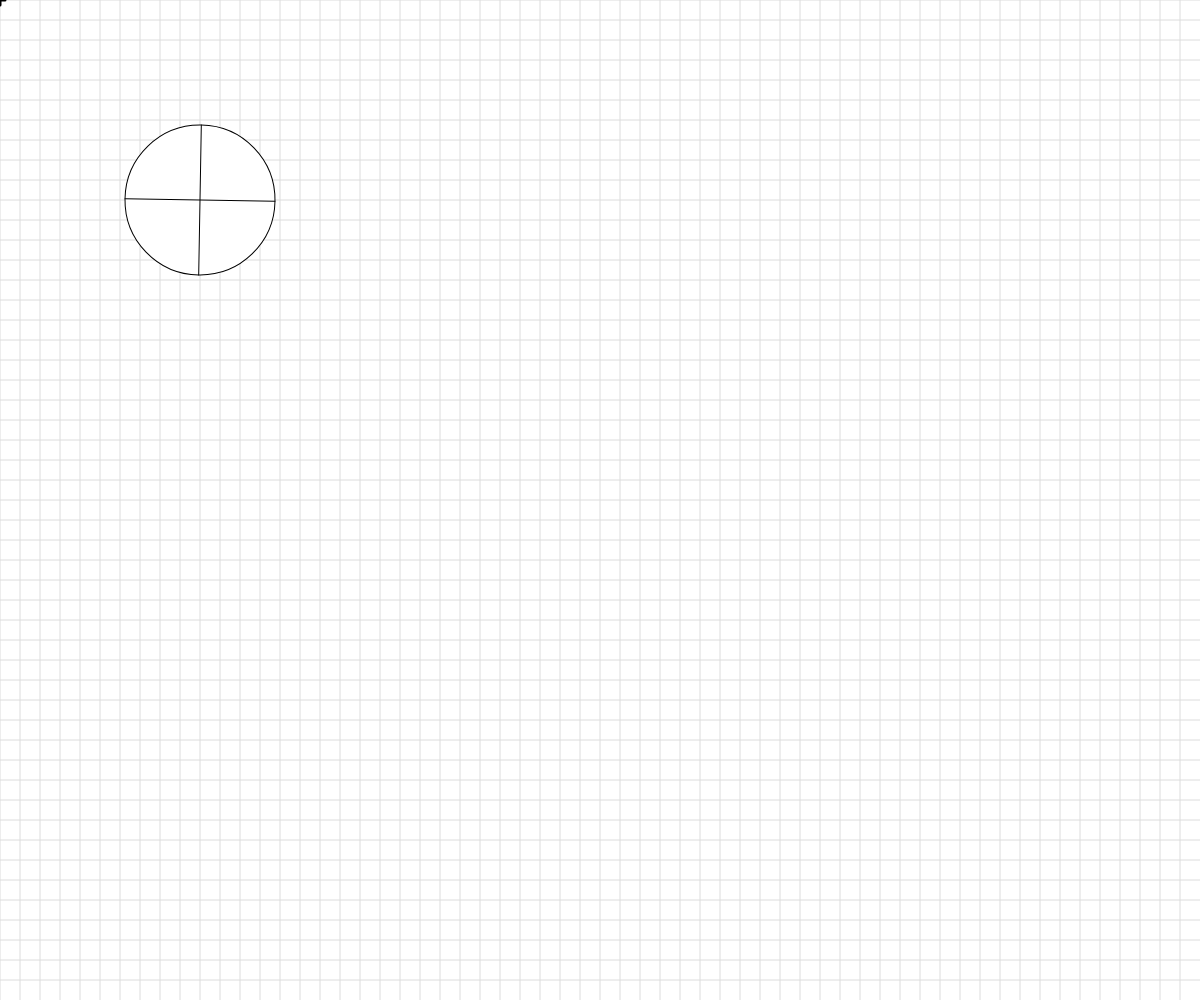
Frame 1 (no input)
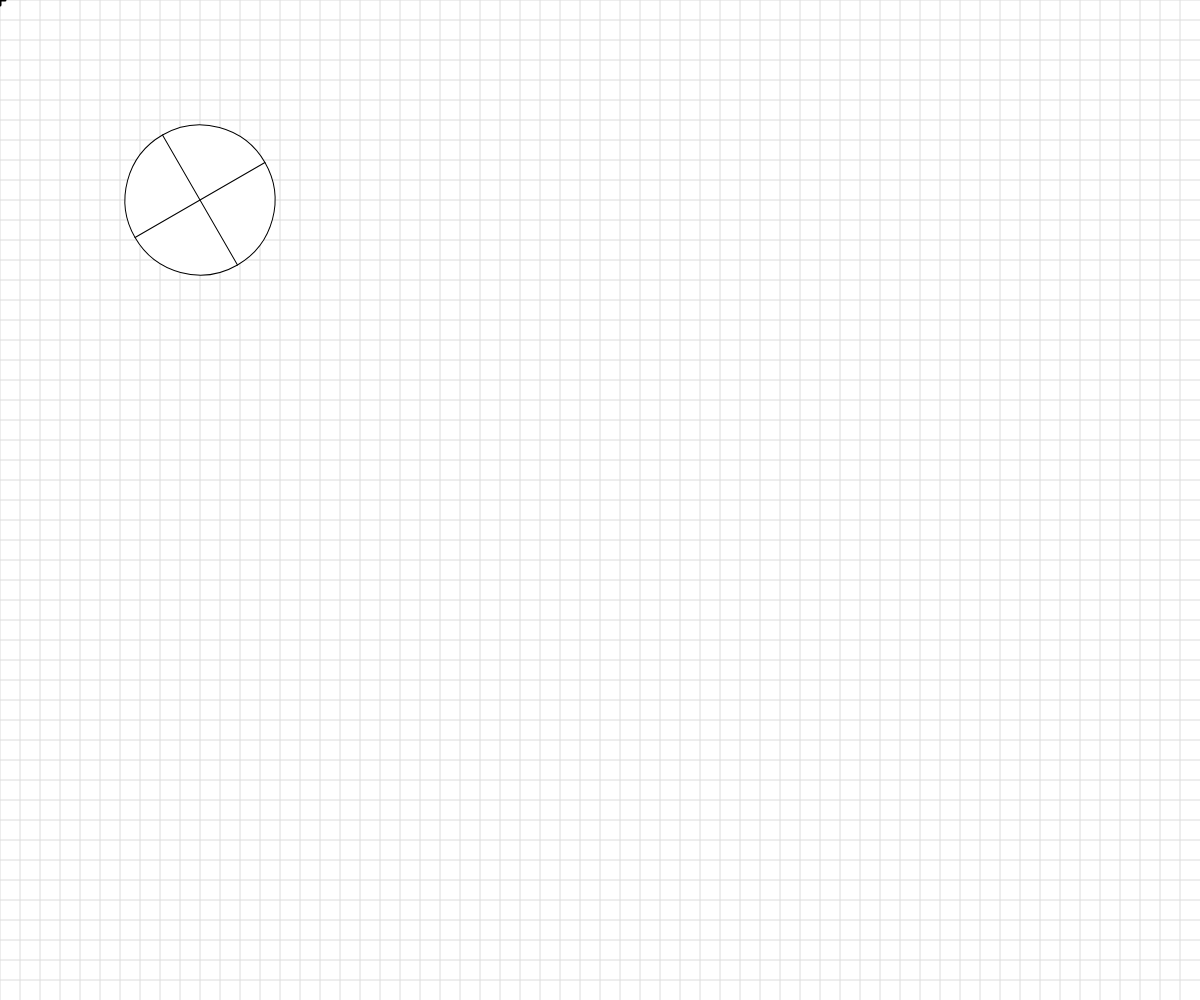
Frame 60 (no input)
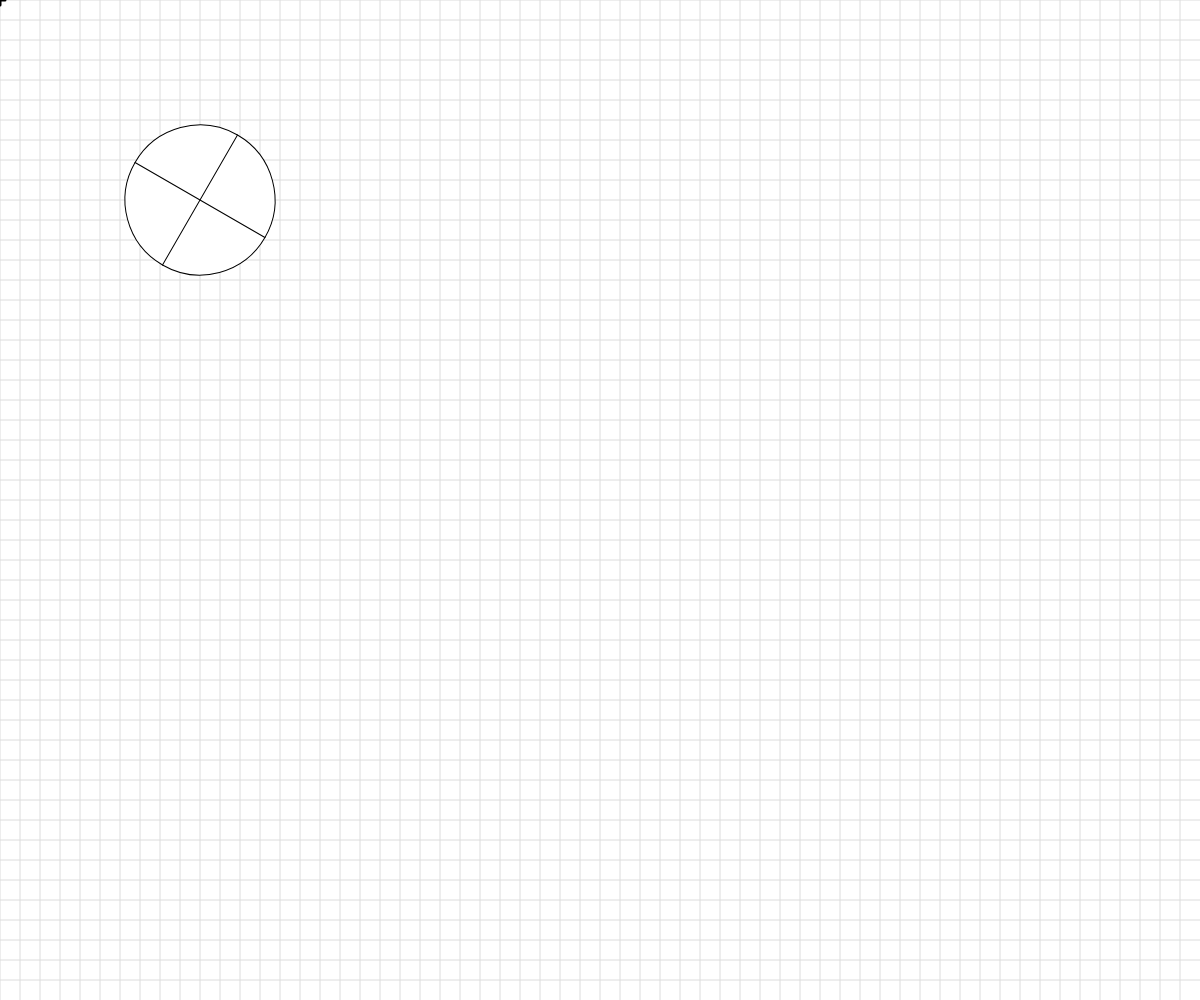
Frame 120 (the mouse pressed at the canvas centre since frame 60)

The p5.js sketch that drew these frames (run headless with seeded random() and noise() and a simulated clock; from frame 60 on, the mouse is pressed at the canvas centre):

// p5.js sketch
// ── sketch.js
// Basic Transformations Sandbox


let originalSpacing = 20;


function setup() {
  createCanvas(windowWidth, windowHeight);
  angleMode(DEGREES);
}

function draw() {
  background(255);
  drawBasicGrid(220);


  //transformation one: TRANSLATION
  // push();
  // translate(100,50);
  // drawBasicGrid(150);

  // rectangleRed(0,0);
  // pop();
  // rectangleBlue(0,0);

  //add push()  pop()


  //transformation two: SCALE
  // rectangleRed(40,0);
  // push();
  // //scale 1 = no change
  // //scale < 1 = smaller system
  // //scale > 1 = larger system
  // let scaleAmount = mouseX
  // scaleAmount = map(scaleAmount, 0, width, 0, 20);
  // translate(40,40);
  // scale(scaleAmount);
  
  // // drawBasicGrid(150);
  // rectangleBlue(0,0);

  // pop();


  //transformation three: ROTATION
  //reminder: rotations are measured in radians, not degrees! Functions can help with the conversion...
  
  // push();
  // translate(500,500)
  // rotate(frameCount);
  // // drawBasicGrid(150);
  // face(200,200);

  // pop();


  // //Combinations of Transformations
  // push();
  // scale(4);
  // translate(125,125);
  // rotate(frameCount + 180);
  // face(0,0);

  // pop();
  
  push();
  translate(200, 200);
  rotate(frameCount);
  circle(0, 0, 150);
  line(0, 75, 0, -75);
  line(75, 0, -75, 0);
  pop();
}


function face(x, y) {
  //draw a face at x,y
  push();
  translate(x,y);
  ellipseMode(CENTER);
  fill(200,200,0);
  stroke(0);
  ellipse(0,0,80,80);
  fill(90, 140, 30, 220);
  triangle(-20, 20, 20, 20, 0, 30);
  fill(0);
  ellipse(-25,0,10,10);
  ellipse(25,0,10,10);
  strokeWeight(5);
  line(-30,-10,30,-10);
  strokeWeight(1);
  pop();

}

function rectangleRed(x, y) {
  //draw a red rectangle at x,y (sized 50 pixels square) - to visualize what happens to the coordinate system
  //when different basic transformations are applied.
  noStroke();
  fill(255, 0, 0, 150);
  rect(x, y, 50, 50);

}

function rectangleBlue(x, y) {
  //draw a red rectangle at x,y (sized 50 pixels square) - to visualize what happens to the coordinate system
  //when different basic transformations are applied.
  noStroke();
  fill(0, 0, 255, 150);
  rect(x, y, 50, 50);

}

function drawBasicGrid(shade) {
  //draw the normal cartesian Coordinate Grid, in a light color. Spaced at 20 px by default
  stroke(shade);
  for (let x = 0; x < width; x += 20) {
    line(x, 0, x, height);
  }
  for (let y = 0; y < height; y += 20) {
    line(0, y, width, y);
  }

  //Draw "X" at the origin
  strokeWeight(3);
  stroke(0);
  line(-5,0,5,0);
  line(0,5,0,-5);
  strokeWeight(1);
}
